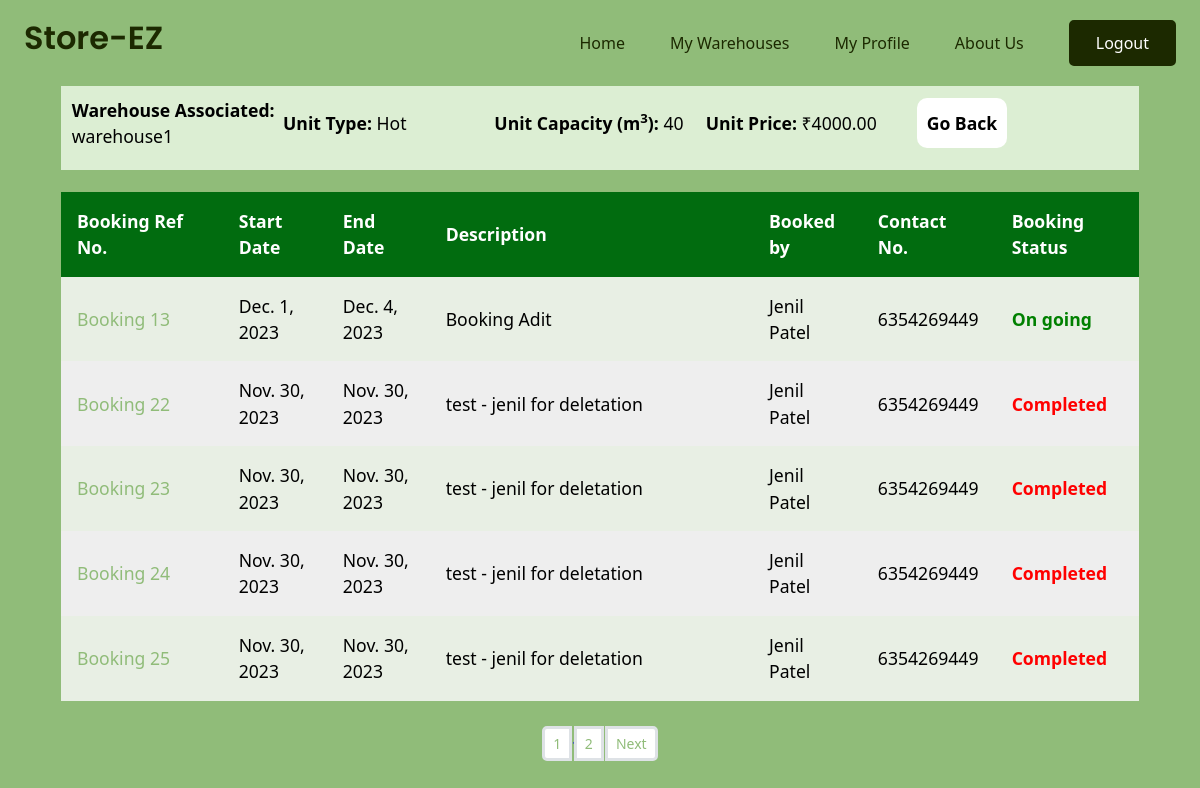
Screenshot of /warehouse/3/unit/9/ (signed in) with the database file from the repository.
### mainapp/models.py (models this page shows, shortened)
class Warehouse(models.Model):
    name = models.CharField(max_length=100)
    address = models.TextField()
    city = models.CharField(max_length=100)
    state = models.CharField(max_length=100)
    poc_name = models.CharField(max_length=100, null=True)
    poc_phone_no = models.DecimalField(max_digits=10, decimal_places=0)
    owner = models.ForeignKey(Warehouse_owner, on_delete=models.CASCADE)
    image = models.ImageField(default="images/default_warehouse_image.jpg",upload_to="images/warehouse/",blank=True,null=True)
    latitude = models.FloatField(default=23.1862737352)
    longitude = models.FloatField(default = 72.6283225558)

class Unit(models.Model):
    id = models.BigAutoField(primary_key=True)
    type = models.CharField(max_length=100) # Check box field
    capacity = models.IntegerField()
    price = models.DecimalField(max_digits=10, decimal_places=2)
    warehouse = models.ForeignKey(Warehouse, on_delete=models.CASCADE)

class Booking(models.Model):
    id = models.BigAutoField(primary_key=True)
    start_date = models.DateField(default= date.today)
    end_date = models.DateField(default= date.today)
    description = models.TextField()
    unit = models.ManyToManyField(Unit)
    farmer = models.ForeignKey(Farmer,on_delete=models.CASCADE, null=True)
    date = models.DateTimeField(auto_now_add=True)

class Farmer(models.Model):
    first_name = models.CharField(max_length=100, null=True)
    last_name = models.CharField(max_length=100, null=True)
    email = models.EmailField(max_length=200, null=True)
    phone_no = models.DecimalField(max_digits=10, decimal_places=0, null=True)
    city = models.CharField(max_length=100, null=True)
    state = models.CharField(max_length=100, null=True)
    image = models.ImageField(default="images/default_user_image.jpg",upload_to="images/farmer/",blank=True,null=True)
    def __str__(self) -> str:
        return f'{self.first_name} {self.last_name}'

### Warehouse/views.py (the view)
# urls.py: path("warehouse/<int:id>/unit/<int:id1>/", views.unit, name='unit'),
@login_required(login_url='login')
def unit(request, id, id1):
    warehouse = Warehouse.objects.get(id=id)
    unit = Unit.objects.get(id=id1)
    all_bookings = Booking.objects.filter(unit=id1).order_by('-end_date')
    data_list = []
    for booking in all_bookings:
        if booking.end_date >= date.today():
            booking_status = 'On going'
        else:
            booking_status = 'Completed'
        data_list.append((booking,booking_status))
    paginator = Paginator(data_list, 5)  # TODO:Show 10/15 Bookings per page.
    page_number = request.GET.get("page")
    page_obj = paginator.get_page(page_number)
    count=Warehouse.objects.count()
    nums= "." *page_obj.paginator.num_pages
    context={'data':page_obj,'warehouse':warehouse,'nums':nums, 'unit':unit, 'id':id}
    return render(request, 'warehouse/unit.html', context)

### Warehouse/templates/Warehouse/unit.html (shortened to what this page needs)
{% extends 'base.html' %}
{% load static %}
{% block css %}
    <link rel="stylesheet" href="{% static 'Warehouse/css/singleunit.css'%}">
{% endblock %}
{% block content %}
<div class="wrapperr">
  <div class="info-row">
    <div class="ab">
      <div class="ind-row">
        <b>
          Warehouse Associated:
        </b> {{ warehouse.name }}
      </div>
      <div class="ind-row">
        <b>
          Unit Type:
        </b> {{ unit.type }}
      </div>
      <div class="ind-row">
        <b>
          Unit Capacity (m<sup>3</sup>):
        </b> {{ unit.capacity }}
      </div>
      <div class="ind-row">
        <b>
          Unit Price:
        </b> ₹{{ unit.price }}
      </div>
      <div class="ind-row">
          <button onclick="location.href='{% url 'all_units' id%}'" type="button" class> Go Back</button>
      </div>
    </div>
</div>
  <div class="table-container">
    <table>
      <tr class="table-heading">
        <th>Booking Ref No.</th>
        <th>Start Date</th>
        <th>End Date</th>
        <th>Description</th>
        <th>Booked by</th>
        <th>Contact No.</th>
        <th>Booking Status</th>
      </tr>
      {% for booking, booking_status in data %}
      <tr class="not-heading">
        <td data-cell="Booking Number" style="width:15%;"><a href="{% url 'warehouse_invoice' booking.id %}?back={{request.build_absolute_uri}}">Booking {{booking.id}}</a></td>
        <td data-cell="Start Date">{{ booking.start_date}}</td>
        <td data-cell="End Date">{{ booking.end_date}}</td>
        <td data-cell="Description" style="width:30%;">{{ booking.description}}</td>
        <td data-cell="Booked By">{{ booking.farmer}}</td>
        <td data-cell="Contact No.">{{ booking.farmer.phone_no}}</td>
        <td {% if booking_status == 'Completed' %}class="completed" {% else %}class="on-going"{% endif %}  data-cell="Booked Status"><b>{{booking_status}}</b></td>        </tr>
      {% endfor %}
    </table>
  </div>
</div>
  <nav aria-label="..."style="color: blue;">
    <ul class="pagination pagination-sm justify-content-center" ">
      {%for i in nums %}
      <li class="page-item "><a class="page-link" href="?page={{forloop.counter}}">{{forloop.counter}}</a></li>{{i}}
      {%endfor%}
      <li class="page-item disabled><a href="#" class="page-link">{% if data.has_next %}</a></li>
      <li class="page-item"><a class="page-link" href="?page={{data.next_page_number}}">Next</a> </li>
      {% endif %}
    </ul>
  </nav>
{% endblock %}

### static/css/base.css (style rules this page uses)
* { margin:0; padding:0; box-sizing:border-box; }

### Warehouse/static/Warehouse/css/singleunit.css (style rules this page uses)
body { color:#000; font-family:system-ui; line-height:1.5; background-color: #90bc79; }
.wrapperr { display:flex; flex-direction: column; font-size:1.1rem; border:solid; border-width:1px; border-color:#90bc79; margin: auto; max-width: 90%; border-radius:15px; margin-bottom: 2%; }
.info-row { display: flex; justify-content: space-between; align-items: center; padding: 1%; background-color: #dceed3; margin-bottom: 2%; }
.info-row button { background-color:white; border:none; height:50px; width:90px; border-radius:10px; cursor:pointer; color:#000000; font-weight: 700; font-size:1.1rem; }
.info-row .ab { flex:2; display:flex; justify-content: space-between; align-items:center; }
.info-row .ab div { flex:2; padding-bottom:10px; }
.table-container { max-width:100%; }
table { width:100%; border-collapse:collapse; background:#eee; }
.table-heading { background-color: #016c0f; border-radius: 15px; color: #fff; }
th,td { padding:1rem; }
th { text-align:left; }
tr:nth-of-type(2n) { background:hsl(99.9 62.8% 83.1% / 0.2); }
.on-going { color: green; }
.completed { color: red; }

### rows the page displays
Warehouse: name "warehouse1"
Unit: type "Hot", capacity "40", price "4000.00"
Booking: id "13", start_date "Dec. 1, 2023", end_date "Dec. 4, 2023", description "Booking Adit", farmer "Jenil Patel", farmer.phone_no "6354269449", booking_status "On going"
Booking: id "22", start_date "Nov. 30, 2023", end_date "Nov. 30, 2023", description "test - jenil for deletation", farmer "Jenil Patel", farmer.phone_no "6354269449", booking_status "Completed"
Booking: id "23", start_date "Nov. 30, 2023", end_date "Nov. 30, 2023", description "test - jenil for deletation", farmer "Jenil Patel", farmer.phone_no "6354269449", booking_status "Completed"
Booking: id "24", start_date "Nov. 30, 2023", end_date "Nov. 30, 2023", description "test - jenil for deletation", farmer "Jenil Patel", farmer.phone_no "6354269449", booking_status "Completed"
Booking: id "25", start_date "Nov. 30, 2023", end_date "Nov. 30, 2023", description "test - jenil for deletation", farmer "Jenil Patel", farmer.phone_no "6354269449", booking_status "Completed"

### other values shown
{{ i }} "."
